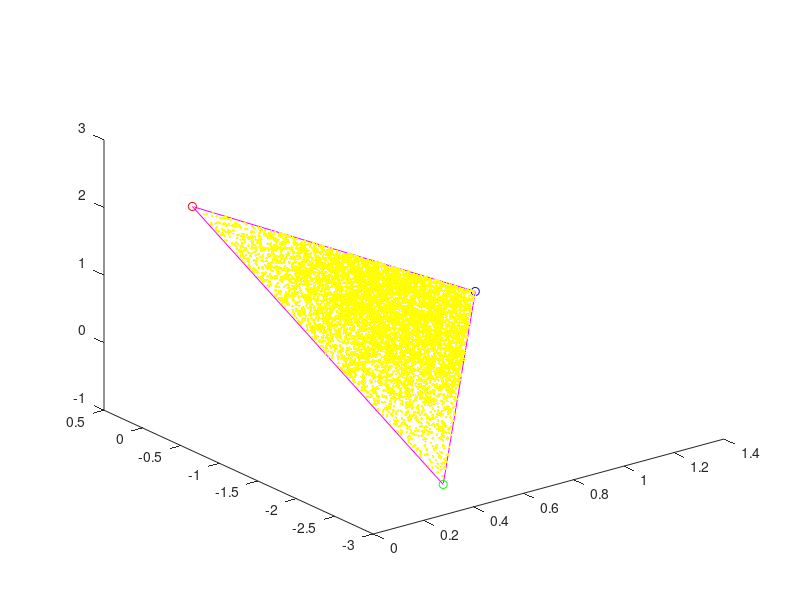

This chart was generated by the following MATLAB code:
clear
 P1 = randn(3,1); P2 = randn(3,1); P3 = randn(3,1); % The triangle
 N = cross(P2-P1,P3-P1); % The normal to plane of the triangle
 n = 0; ne = 8192;
 X = zeros(ne,1); Y = zeros(ne,1); Z = zeros(ne,1);
 while n<ne
  Q1 = randn(3,1); Q2 = randn(3,1); % Generate a new line each time
  P0 = Q1 + dot(P1-Q1,N)/dot(Q2-Q1,N)*(Q2-Q1); % Get intersection
  if dot(cross(P2-P1,P0-P1),N)>=0 & ...  % Is P0 is inside triangle?
     dot(cross(P3-P2,P0-P2),N)>=0 & ...
     dot(cross(P1-P3,P0-P3),N)>=0
   n = n+1;
   X(n) = P0(1); Y(n) = P0(2); Z(n) = P0(3); % If so, store P0
  end
 end
 plot3([P1(1),P2(1),P3(1),P1(1)],[P1(2),P2(2),P3(2),P1(2)],...
       [P1(3),P2(3),P3(3),P1(3)],'m-',...
       P1(1),P1(2),P1(3),'ro',P2(1),P2(2),P2(3),'go',...
       P3(1),P3(2),P3(3),'bo',...
       X,Y,Z,'y.')